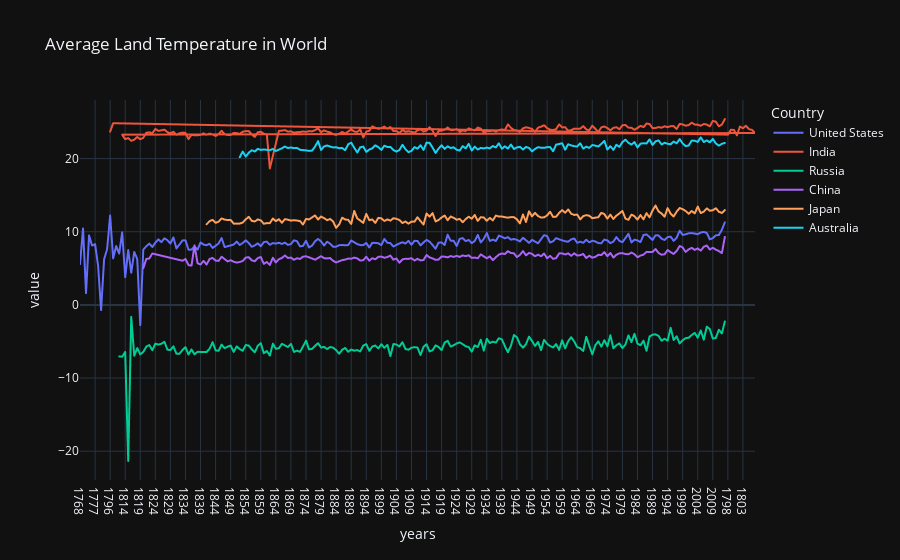

Notebook cell for this chart:
### Code cell
import plotly.express as px
fig=px.line(Avg_Temp,x="years",y=["AverageTemperature"],color='Country',title="Average Land Temperature in World",template="plotly_dark")
fig.show()

### Figure 1 — Plotly figure (JSON) as saved in the notebook; plotly's stock layout.template omitted (floating-point values rounded to 4 significant figures; data arrays with more than 128 entries replaced by an {"elided": "..."} marker saying what was removed)
{"data": [{"hovertemplate": "Country=United States<br>variable=AverageTemperature<br>years=%{x}<br>value=%{y}<extra></extra>", "legendgroup": "United States", "line": {"color": "#636efa", "dash": "solid"}, "mode": "lines", "name": "United States", "showlegend": true, "type": "scattergl", "x": {"elided": "215 str values"}, "xaxis": "x", "y": {"elided": "215 float values"}, "yaxis": "y"}, {"hovertemplate": "Country=India<br>variable=AverageTemperature<br>years=%{x}<br>value=%{y}<extra></extra>", "legendgroup": "India", "line": {"color": "#EF553B", "dash": "solid"}, "mode": "lines", "name": "India", "showlegend": true, "type": "scattergl", "x": {"elided": "211 str values"}, "xaxis": "x", "y": {"elided": "211 float values"}, "yaxis": "y"}, {"hovertemplate": "Country=Russia<br>variable=AverageTemperature<br>years=%{x}<br>value=%{y}<extra></extra>", "legendgroup": "Russia", "line": {"color": "#00cc96", "dash": "solid"}, "mode": "lines", "name": "Russia", "showlegend": true, "type": "scattergl", "x": {"elided": "202 str values"}, "xaxis": "x", "y": {"elided": "202 float values"}, "yaxis": "y"}, {"hovertemplate": "Country=China<br>variable=AverageTemperature<br>years=%{x}<br>value=%{y}<extra></extra>", "legendgroup": "China", "line": {"color": "#ab63fa", "dash": "solid"}, "mode": "lines", "name": "China", "showlegend": true, "type": "scattergl", "x": {"elided": "185 str values"}, "xaxis": "x", "y": {"elided": "185 float values"}, "yaxis": "y"}, {"hovertemplate": "Country=Japan<br>variable=AverageTemperature<br>years=%{x}<br>value=%{y}<extra></extra>", "legendgroup": "Japan", "line": {"color": "#FFA15A", "dash": "solid"}, "mode": "lines", "name": "Japan", "showlegend": true, "type": "scattergl", "x": {"elided": "173 str values"}, "xaxis": "x", "y": {"elided": "173 float values"}, "yaxis": "y"}, {"hovertemplate": "Country=Australia<br>variable=AverageTemperature<br>years=%{x}<br>value=%{y}<extra></extra>", "legendgroup": "Australia", "line": {"color": "#19d3f3", "dash": "solid"}, "mode": "lines", "name": "Australia", "showlegend": true, "type": "scattergl", "x": {"elided": "162 str values"}, "xaxis": "x", "y": {"elided": "162 float values"}, "yaxis": "y"}], "layout": {"legend": {"title": {"text": "Country"}, "tracegroupgap": 0}, "title": {"text": "Average Land Temperature in World"}, "xaxis": {"anchor": "y", "domain": [0, 1], "title": {"text": "years"}}, "yaxis": {"anchor": "x", "domain": [0, 1], "title": {"text": "value"}}}}
